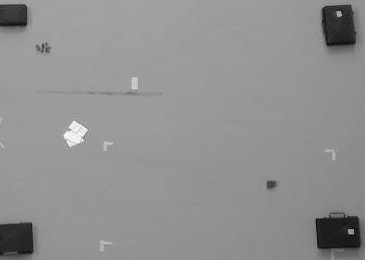
#> input picture comvis/cropped.png, 365 x 260 px
$ python imgMatrix_v1.py   (Python 2 division)   (older library calls are emulated)
#> lines starting #> are read from the running program, lines starting #| are printed output that depends on the picture; after the words box and inside, x2 and y2 are one past the last pixel; in counts of white or black regions, pixels touching at a corner belong together
# -*- coding: utf-8 -*-

import numpy as np
from array import array
import cv2
"""-------- Loading area ------------"""


newImg = cv2.imread('cropped.png',0)            #reading the .png file
#> newImg is the input picture: shape (260, 365); min 0, max 255, mean 144.8

img = cv2.imread('GreenMiddle.png')             #importing image
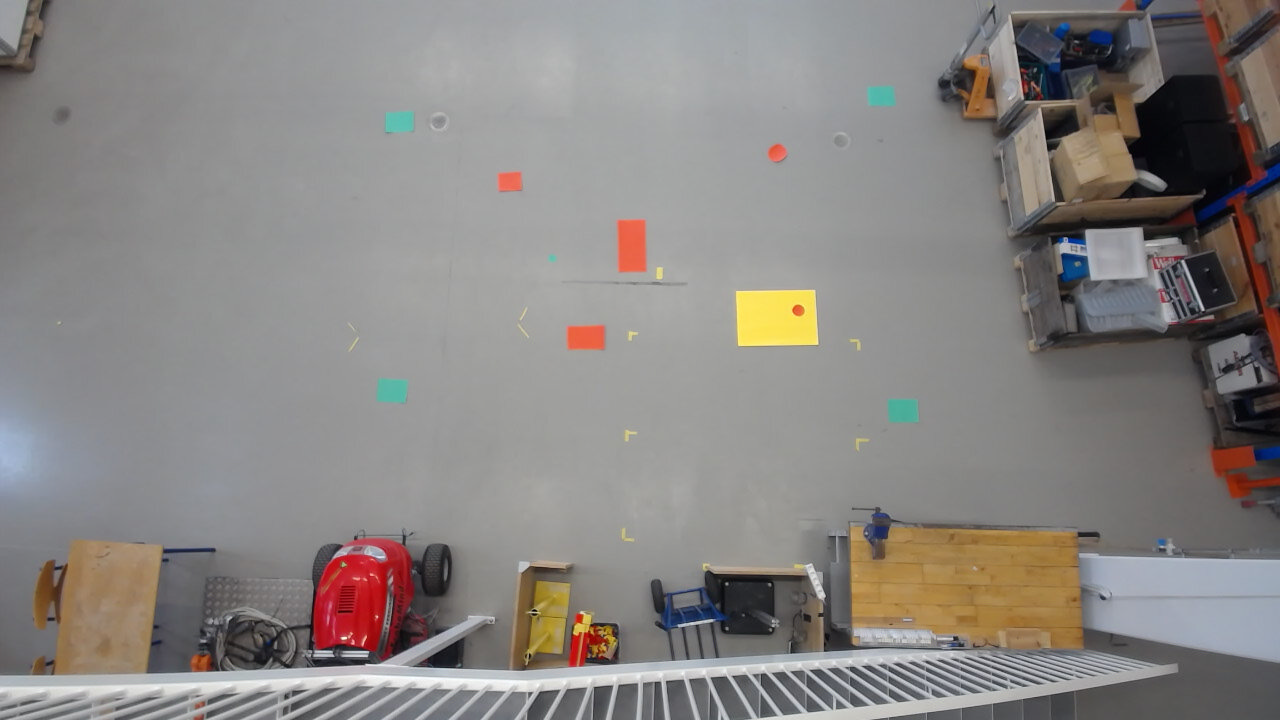
#> input picture comvis/GreenMiddle.png, 1280 x 720 px
#> img is the input picture: shape (720, 1280, 3); mean B, G, R 129.9, 132.4, 136.6

"""            Helping functions            """
def properties(image):                            #Prints shape and pixel values
    print "Shape is ",image.shape
    print "max pixel value is  %i."  %(image.max() )
    print "min pixel value is %i."   %(image.min() )
# [10 lines left out: function printE, not called in this run]
def row(image):                                   #Prints the # of rows
    rows=0
    for col in image:
        for row in col:
            rows +=1
    return rows/coloum(image)
def coloum(image):                                #Prints the # of coloums
    colum = 0
    for col in image:
        colum+=1
    return colum
def autoCrop(image):                              #Cut the usable workspace from image
    xlist=[]
    ylist=[]
    hsv=cv2.cvtColor(image,cv2.COLOR_BGR2HSV)
#> hsv: shape (720, 1280, 3); mean H, S, V 60.5, 24.2, 139.5
    lower_limit=np.array([60,100,140])             #threshold
    upper_limit=np.array([100,255,255])            #threshold
    mask = cv2.inRange(hsv,lower_limit,upper_limit)#masking
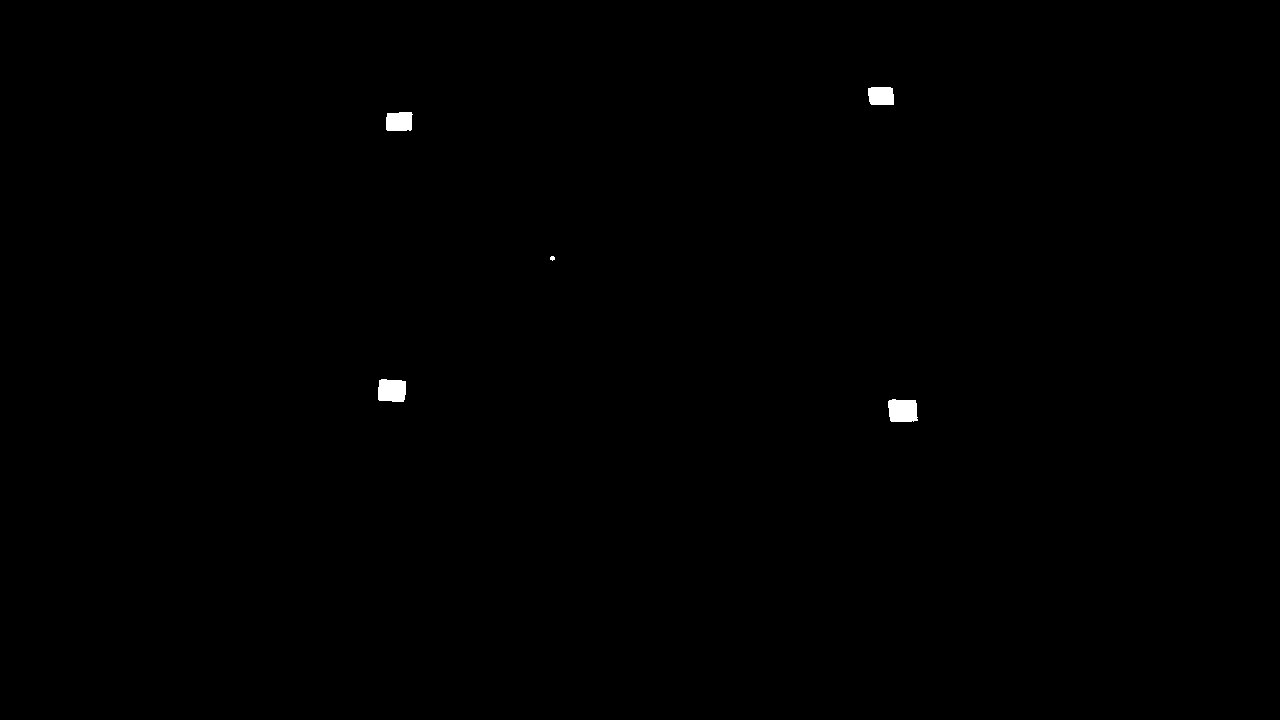
#> mask: shape (720, 1280); 0.23% white; 5 white regions (1 under 20 px)
    res=cv2.bitwise_and(image,image,mask=mask)     #result after masking
    cv2.imwrite('maskedCorners.png',res)           #saving the picture
    # [4 lines of commented-out code are left out]
    tmp = cv2.cvtColor(res,cv2.COLOR_HSV2BGR)      #coverting resulting into color-scale
    bwimg = cv2.cvtColor(tmp,cv2.COLOR_BGR2GRAY)   #converting colorpic into GREY-scale
    #cv2.imwrite('greyCorn.png',bwimg)              #output greyscale of matching color found
#Finding coherent elements
    if cv2.__version__[0]=='3': #For opencv 3.0
       _, contours, hierarchy = cv2.findContours(bwimg, cv2.RETR_EXTERNAL, cv2.CHAIN_APPROX_SIMPLE)
    else: #For opencv <3.0
        contours, hierarchy = cv2.findContours(bwimg, cv2.RETR_EXTERNAL, cv2.CHAIN_APPROX_SIMPLE)
#> contours = 5 contours, 1 with area under 20; largest, box (x1, y1, x2, y2) and area: (888, 399, 918, 422) 570, (378, 379, 406, 402) 541, (386, 112, 413, 131) 432, (868, 87, 894, 105) 403
    for cnt in contours:
        areal = cv2.contourArea(cnt)
        print "areal ", areal
        if(areal)>1:
            M = cv2.moments(cnt)
            cx = int(M['m10']/M['m00'])                ## ???
            cy = int(M['m01']/M['m00'])                ## ???

        if(areal) >12:
            #print "im in"
            M = cv2.moments(cnt)
            cx = int(M['m10']/M['m00'])                ## ???
            cy = int(M['m01']/M['m00'])                ## ???

            xlist.append(cx)                    #list containing center x coord
            ylist.append(cy)                    #list containing center y coord
            #print "length", len(xlist)
            ly = min(ylist)
            hy =max(ylist)
            lx=min(xlist)
            hx=max(xlist)
#> this loop made 5 passes
#> (areal, cx, cy, ly, lx) on passes 1, 2, 4, 5: (569.5, 902, 410, 410, 902), (541, 391, 390, 390, 391), (432, 398, 121, 121, 391), (403, 880, 95, 95, 391)
#| areal  569.5
#| areal  541.0
#| areal  12.0
#| areal  432.0
#| areal  403.0
#> after the loop, xlist = [902, 391, 398, 880]; ylist = [410, 390, 121, 95]
    print "hy = ", hy
#| hy =  410
    print "xlist", xlist
#| xlist [902, 391, 398, 880]
    print "lx %i , hx %i     ly %i , hy %i" %(lx,hx,ly,hy)
#| lx 391 , hx 902     ly 95 , hy 410
    crop_img = image[ly:hy,lx:hx]
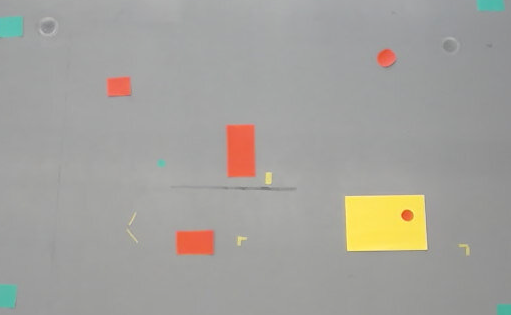
#> crop_img: shape (315, 511, 3); mean B, G, R 156.4, 161.4, 163.4
    cv2.imshow('cropped image',crop_img)
    return crop_img

# [33 lines left out: function markCorners, not called in this run]
def outI(image):                                  #Prints image
    cv2.imshow('print funk',image)
# [12 lines left out: function makeMatrix, not called in this run]


def findRed(image):                               #Finds Red in image
    hsv=cv2.cvtColor(image,cv2.COLOR_BGR2HSV)
#> hsv: shape (315, 511, 3); mean H, S, V 40.9, 11.6, 165
    lower_limit=np.array([0,100,140])             #threshold
    upper_limit=np.array([20,255,255])            #threshold
    mask = cv2.inRange(hsv,lower_limit,upper_limit)#masking
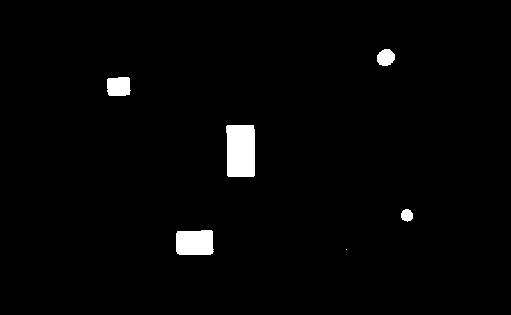
#> mask: shape (315, 511); 1.9% white; 6 white regions (1 under 20 px), largest, box (x1, y1, x2, y2) and area: (226, 125, 255, 177) 1457, (176, 230, 214, 255) 892, (107, 77, 131, 96) 415, (377, 49, 395, 66) 240, (401, 209, 413, 222) 120
    res=cv2.bitwise_and(image,image,mask=mask)     #result after masking
#> res: shape (315, 511, 3)
#| Shape is  (315, 511)
#| max pixel value is  255.
#| min pixel value is 0.
    #outI(res)
    outI(mask)
    return mask

def save(image):
    cv2.imwrite('saved.png',image)

# [4 lines left out: function greyScale, not called in this run]

def colorScale(image):
    image[image == 255] = 8
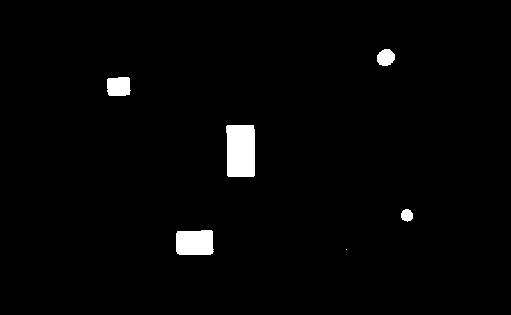
#> image: shape (315, 511); values 0 (black) and 8 (white), 1.9% white; 6 white regions (1 under 20 px), largest, box (x1, y1, x2, y2) and area: (226, 125, 255, 177) 1457, (176, 230, 214, 255) 892, (107, 77, 131, 96) 415, (377, 49, 395, 66) 240, (401, 209, 413, 222) 120
    #img.putdata(arr)


    np.savetxt('colorScale.txt',image,fmt='%1d',header='%i\n%i\n%i\n%i' %(row(image),coloum(image),50,50),comments='')
#> after the loop in row, `for col in image:`: rows = 160965
#> after the loop in coloum, `for col in image:`: colum = 315

"""            Workspace                """

cropped=autoCrop(img)                            # Returns a picture which is cropped to fit
obj=findRed(cropped)
#outI(obj)
properties(obj)
colorScale(obj)
save(obj)
# [10 lines of commented-out code are left out]

cv2.waitKey(0)
"""            Garbage           """

# [18 lines of commented-out code are left out]
